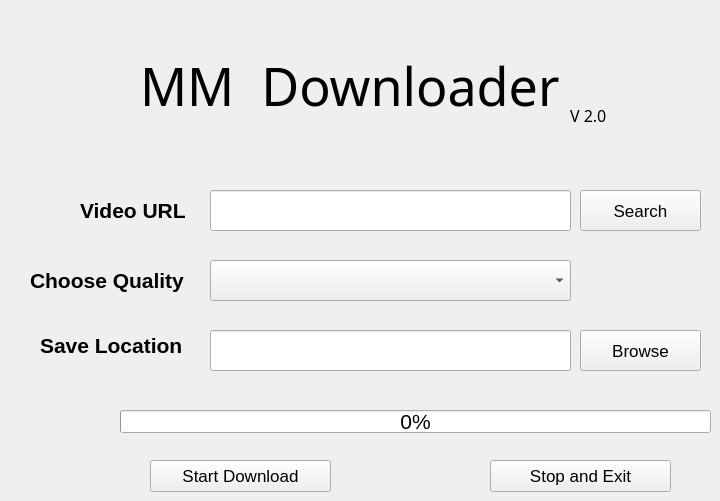
    <widget class="QWidget" name="tab">
     <attribute name="title">
      <string>Youtube Video Downloader</string>
     </attribute>
     <widget class="QLabel" name="label_11">
      <property name="geometry">
       <rect>
        <x>80</x>
        <y>190</y>
        <width>111</width>
        <height>41</height>
       </rect>
      </property>
      <property name="text">
       <string>&lt;html&gt;&lt;head/&gt;&lt;body&gt;&lt;p&gt;&lt;span style=&quot; font-size:16pt; font-weight:600;&quot;&gt;Video URL&lt;/span&gt;&lt;/p&gt;&lt;/body&gt;&lt;/html&gt;</string>
      </property>
     </widget>
     <widget class="QPushButton" name="pushButton_6">
      <property name="geometry">
       <rect>
        <x>150</x>
        <y>460</y>
        <width>181</width>
        <height>32</height>
       </rect>
      </property>
      <property name="font">
       <font>
        <pointsize>13</pointsize>
       </font>
      </property>
      <property name="toolTip">
       <string>&lt;html&gt;&lt;head/&gt;&lt;body&gt;&lt;p&gt;&lt;br/&gt;&lt;/p&gt;&lt;/body&gt;&lt;/html&gt;</string>
      </property>
      <property name="styleSheet">
       <string notr="true"/>
      </property>
      <property name="text">
       <string>Start Download</string>
      </property>
     </widget>
     <widget class="QLineEdit" name="lineEdit_5">
      <property name="geometry">
       <rect>
        <x>210</x>
        <y>190</y>
        <width>361</width>
        <height>41</height>
       </rect>
      </property>
      <property name="font">
       <font>
        <pointsize>12</pointsize>
       </font>
      </property>
      <property name="text">
       <string/>
      </property>
     </widget>
     <widget class="QLabel" name="label_12">
      <property name="geometry">
       <rect>
        <x>30</x>
        <y>260</y>
        <width>171</width>
        <height>41</height>
       </rect>
      </property>
      <property name="text">
       <string>&lt;html&gt;&lt;head/&gt;&lt;body&gt;&lt;p&gt;&lt;span style=&quot; font-size:16pt; font-weight:600;&quot;&gt;Choose Quality&lt;/span&gt;&lt;/p&gt;&lt;/body&gt;&lt;/html&gt;</string>
      </property>
     </widget>
     <widget class="QComboBox" name="comboBox_3">
      <property name="geometry">
       <rect>
        <x>210</x>
        <y>260</y>
        <width>361</width>
        <height>41</height>
       </rect>
      </property>
     </widget>
     <widget class="QPushButton" name="pushButton_7">
      <property name="geometry">
       <rect>
        <x>580</x>
        <y>190</y>
        <width>121</width>
        <height>41</height>
       </rect>
      </property>
      <property name="font">
       <font>
        <pointsize>13</pointsize>
       </font>
      </property>
      <property name="toolTip">
       <string>&lt;html&gt;&lt;head/&gt;&lt;body&gt;&lt;p&gt;&lt;br/&gt;&lt;/p&gt;&lt;p&gt;&lt;br/&gt;&lt;/p&gt;&lt;/body&gt;&lt;/html&gt;</string>
      </property>
      <property name="styleSheet">
       <string notr="true"/>
      </property>
      <property name="text">
       <string>Search</string>
      </property>
      <property name="checkable">
       <bool>false</bool>
      </property>
      <property name="autoRepeat">
       <bool>false</bool>
      </property>
      <property name="autoExclusive">
       <bool>false</bool>
      </property>
      <property name="autoRepeatDelay">
       <number>300</number>
      </property>
      <property name="flat">
       <bool>false</bool>
      </property>
     </widget>
     <widget class="QLabel" name="label_13">
      <property name="geometry">
       <rect>
        <x>40</x>
        <y>320</y>
        <width>151</width>
        <height>51</height>
       </rect>
      </property>
      <property name="text">
       <string>&lt;html&gt;&lt;head/&gt;&lt;body&gt;&lt;p&gt;&lt;span style=&quot; font-size:16pt; font-weight:600;&quot;&gt;Save Location&lt;/span&gt;&lt;/p&gt;&lt;/body&gt;&lt;/html&gt;</string>
      </property>
     </widget>
     <widget class="QPushButton" name="pushButton_9">
      <property name="geometry">
       <rect>
        <x>580</x>
        <y>330</y>
        <width>121</width>
        <height>41</height>
       </rect>
      </property>
      <property name="font">
       <font>
        <pointsize>13</pointsize>
       </font>
      </property>
      <property name="toolTip">
       <string>&lt;html&gt;&lt;head/&gt;&lt;body&gt;&lt;p&gt;&lt;br/&gt;&lt;/p&gt;&lt;/body&gt;&lt;/html&gt;</string>
      </property>
      <property name="styleSheet">
       <string notr="true"/>
      </property>
      <property name="text">
       <string>Browse</string>
      </property>
     </widget>
     <widget class="QLineEdit" name="lineEdit_6">
      <property name="geometry">
       <rect>
        <x>210</x>
        <y>330</y>
        <width>361</width>
        <height>41</height>
       </rect>
      </property>
      <property name="font">
       <font>
        <pointsize>12</pointsize>
       </font>
      </property>
      <property name="text">
       <string/>
      </property>
     </widget>
     <widget class="QLabel" name="label_14">
      <property name="geometry">
       <rect>
        <x>140</x>
        <y>50</y>
        <width>441</width>
        <height>71</height>
       </rect>
      </property>
      <property name="font">
       <font>
        <family>Jokerman</family>
        <pointsize>39</pointsize>
       </font>
      </property>
      <property name="toolTip">
       <string>&lt;!DOCTYPE HTML PUBLIC &quot;-//W3C//DTD HTML 4.0//EN&quot; &quot;http://www.w3.org/TR/REC-html40/strict.dtd&quot;&gt;
&lt;html&gt;&lt;head&gt;&lt;meta name=&quot;qrichtext&quot; content=&quot;1&quot; /&gt;&lt;style type=&quot;text/css&quot;&gt;
p, li { white-space: pre-wrap; }
&lt;/style&gt;&lt;/head&gt;&lt;body style=&quot; font-family:'Jokerman'; font-size:39pt; font-weight:400; font-style:normal;&quot;&gt;
&lt;p style=&quot;-qt-paragraph-type:empty; margin-top:0px; margin-bottom:0px; margin-left:0px; margin-right:0px; -qt-block-indent:0; text-indent:0px; font-family:'MS Shell Dlg 2'; font-size:8pt;&quot;&gt;&lt;br /&gt;&lt;/p&gt;&lt;/body&gt;&lt;/html&gt;</string>
      </property>
      <property name="text">
       <string>MM  Downloader</string>
      </property>
     </widget>
     <widget class="QProgressBar" name="progressBar_2">
      <property name="geometry">
       <rect>
        <x>120</x>
        <y>410</y>
        <width>591</width>
        <height>23</height>
       </rect>
      </property>
      <property name="font">
       <font>
        <pointsize>16</pointsize>
       </font>
      </property>
      <property name="styleSheet">
       <string notr="true">.ProgressBar {
	position: relative;
	width: 78px;
	height:78px;
	margin:auto;
}

.ProgressBar .wBall {
	position: absolute;
	width: 74px;
	height: 74px;
	opacity: 0;
	transform: rotate(225deg);
		-o-transform: rotate(225deg);
		-ms-transform: rotate(225deg);
		-webkit-transform: rotate(225deg);
		-moz-transform: rotate(225deg);
	animation: orbit 6.96s infinite;
		-o-animation: orbit 6.96s infinite;
		-ms-animation: orbit 6.96s infinite;
		-webkit-animation: orbit 6.96s infinite;
		-moz-animation: orbit 6.96s infinite;
}

.ProgressBar .wBall .wInnerBall{
	position: absolute;
	width: 10px;
	height: 10px;
	background: rgb(0,0,0);
	left:0px;
	top:0px;
	border-radius: 10px;
}

.ProgressBar #wBall_1 {
	animation-delay: 1.52s;
		-o-animation-delay: 1.52s;
		-ms-animation-delay: 1.52s;
		-webkit-animation-delay: 1.52s;
		-moz-animation-delay: 1.52s;
}

.ProgressBar #wBall_2 {
	animation-delay: 0.3s;
		-o-animation-delay: 0.3s;
		-ms-animation-delay: 0.3s;
		-webkit-animation-delay: 0.3s;
		-moz-animation-delay: 0.3s;
}

.ProgressBar #wBall_3 {
	animation-delay: 0.61s;
		-o-animation-delay: 0.61s;
		-ms-animation-delay: 0.61s;
		-webkit-animation-delay: 0.61s;
		-moz-animation-delay: 0.61s;
}

.ProgressBar #wBall_4 {
	animation-delay: 0.91s;
		-o-animation-delay: 0.91s;
		-ms-animation-delay: 0.91s;
		-webkit-animation-delay: 0.91s;
		-moz-animation-delay: 0.91s;
}

.ProgressBar #wBall_5 {
	animation-delay: 1.22s;
		-o-animation-delay: 1.22s;
		-ms-animation-delay: 1.22s;
		-webkit-animation-delay: 1.22s;
		-moz-animation-delay: 1.22s;
}

</string>
      </property>
      <property name="value">
       <number>0</number>
      </property>
     </widget>
     <widget class="QPushButton" name="pushButton_12">
      <property name="geometry">
       <rect>
        <x>490</x>
        <y>460</y>
        <width>181</width>
        <height>32</height>
       </rect>
      </property>
      <property name="font">
       <font>
        <pointsize>13</pointsize>
       </font>
      </property>
      <property name="toolTip">
       <string>&lt;html&gt;&lt;head/&gt;&lt;body&gt;&lt;p&gt;&lt;br/&gt;&lt;/p&gt;&lt;/body&gt;&lt;/html&gt;</string>
      </property>
      <property name="styleSheet">
       <string notr="true"/>
      </property>
      <property name="text">
       <string>Stop and Exit</string>
      </property>
     </widget>
     <widget class="QLabel" name="label_15">
      <property name="geometry">
       <rect>
        <x>570</x>
        <y>80</y>
        <width>51</width>
        <height>71</height>
       </rect>
      </property>
      <property name="font">
       <font>
        <family>Jokerman</family>
        <pointsize>12</pointsize>
       </font>
      </property>
      <property name="toolTip">
       <string>&lt;!DOCTYPE HTML PUBLIC &quot;-//W3C//DTD HTML 4.0//EN&quot; &quot;http://www.w3.org/TR/REC-html40/strict.dtd&quot;&gt;
&lt;html&gt;&lt;head&gt;&lt;meta name=&quot;qrichtext&quot; content=&quot;1&quot; /&gt;&lt;style type=&quot;text/css&quot;&gt;
p, li { white-space: pre-wrap; }
&lt;/style&gt;&lt;/head&gt;&lt;body style=&quot; font-family:'Jokerman'; font-size:39pt; font-weight:400; font-style:normal;&quot;&gt;
&lt;p style=&quot;-qt-paragraph-type:empty; margin-top:0px; margin-bottom:0px; margin-left:0px; margin-right:0px; -qt-block-indent:0; text-indent:0px; font-family:'MS Shell Dlg 2'; font-size:8pt;&quot;&gt;&lt;br /&gt;&lt;/p&gt;&lt;/body&gt;&lt;/html&gt;</string>
      </property>
      <property name="text">
       <string>V 2.0</string>
      </property>
     </widget>
    </widget>
